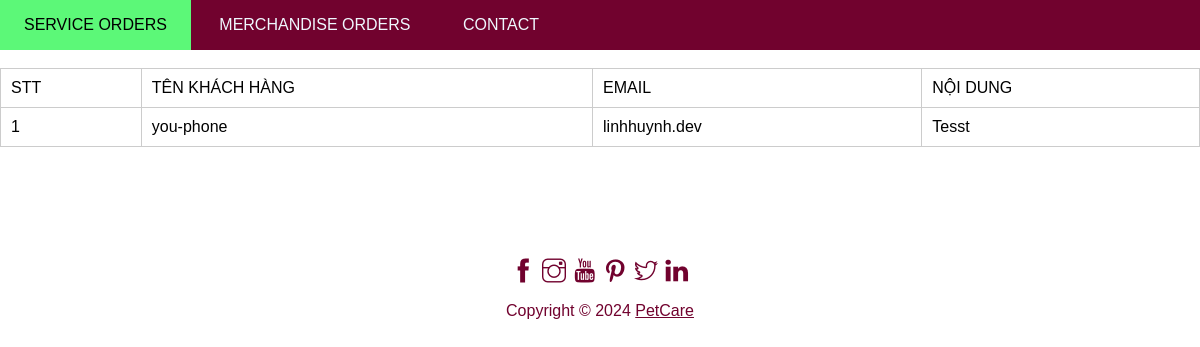
Page /admin/contact.php on the committed database.
### tables this page shows
CREATE TABLE `contact` (
  `id` int(11) NOT NULL,
  `name` varchar(200) NOT NULL,
  `email` varchar(200) NOT NULL,
  `message` text NOT NULL
);

### admin/contact.php (the view, shortened to what this page needs)
<?php
    include_once("header.php");
?>
<div style="clear:both">&ensp;</div>
<div id="content">
<?php
    if($get_contact->num_rows > 0){
        ?>
        <div style="clear:both">&ensp;</div>
        <div id="content">
            <table class="table table-border">
                <thead>
                    <tr>
                        <td>STT</td>
                        <td>TÊN KHÁCH HÀNG</td>
                        <td>EMAIL</td>
                        <td>NỘI DUNG</td>
                    </tr>
                </thead>
                <tbody>
                    <?php
                        $i = 0;
                        while ($item = mysqli_fetch_assoc($get_contact)) {
                            $i++;
                            ?>
                                <tr>
                                    <td><?= $i ?></td>
                                    <td><?= isset($item['name']) ? $item['name'] : '' ?></td>
                                    <td><?= isset($item['email']) ? $item['email'] : '' ?></td>
                                    <td><?= isset($item['message']) ? $item['message'] : '' ?></td>
                                </tr>
                            <?php
                        }
                    ?>
                </tbody>
            </table>
        </div>
        <?php
    }else{
        ?>
            <h3>Không có liên hệ!</h3>
        <?php
    }
?>
</div>
<?php
    include_once("footer.php");
?>

### assets/css/style.css (style rules this page uses)
* { margin: 0; padding: 0; box-sizing: border-box; }
html { font-family: Arial, sans-serif; scroll-behavior: smooth; }
#content { margin-bottom: 48px; }

### admin/contact.php (style rules this page uses)
#content { margin-top:16px }
.table { width: 100%; border-collapse: collapse; }
.table th, .table td { border:1px solid #ccc; box-sizing: border-box; padding:10px }

### rows in the picture
contact: name "you-phone", email "linhhuynh.dev", message "Tesst"
